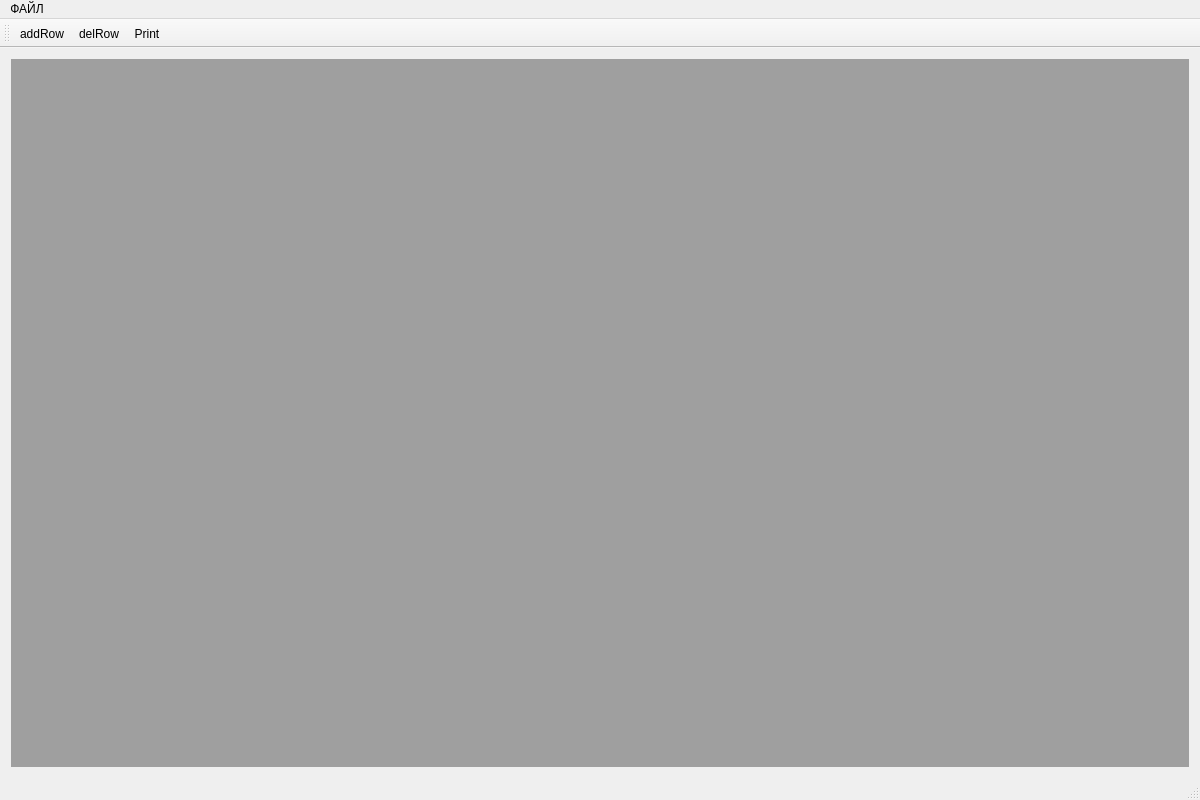
<?xml version="1.0" encoding="UTF-8"?>
<ui version="4.0">
 <class>MainWindow</class>
 <widget class="QMainWindow" name="MainWindow">
  <property name="windowModality">
   <enum>Qt::NonModal</enum>
  </property>
  <property name="geometry">
   <rect>
    <x>0</x>
    <y>0</y>
    <width>1200</width>
    <height>800</height>
   </rect>
  </property>
  <property name="minimumSize">
   <size>
    <width>1200</width>
    <height>800</height>
   </size>
  </property>
  <property name="windowTitle">
   <string>MainWindow</string>
  </property>
  <widget class="QWidget" name="centralWidget">
   <layout class="QHBoxLayout" name="horizontalLayout">
    <item>
     <widget class="QMdiArea" name="my_mdi">
      <property name="activationOrder">
       <enum>QMdiArea::CreationOrder</enum>
      </property>
     </widget>
    </item>
   </layout>
  </widget>
  <widget class="QMenuBar" name="menuBar">
   <property name="geometry">
    <rect>
     <x>0</x>
     <y>0</y>
     <width>1200</width>
     <height>20</height>
    </rect>
   </property>
   <widget class="QMenu" name="menu">
    <property name="title">
     <string>ФАЙЛ</string>
    </property>
    <addaction name="action_new"/>
    <addaction name="separator"/>
    <addaction name="action_open"/>
    <addaction name="separator"/>
    <addaction name="action_save"/>
    <addaction name="separator"/>
    <addaction name="action_save_as"/>
    <addaction name="separator"/>
    <addaction name="action_quit"/>
    <addaction name="separator"/>
   </widget>
   <addaction name="menu"/>
  </widget>
  <widget class="QToolBar" name="mainToolBar">
   <attribute name="toolBarArea">
    <enum>TopToolBarArea</enum>
   </attribute>
   <attribute name="toolBarBreak">
    <bool>false</bool>
   </attribute>
   <addaction name="addRow"/>
   <addaction name="actionDelRow"/>
   <addaction name="actionPrint"/>
  </widget>
  <widget class="QStatusBar" name="statusBar"/>
  <action name="action_new">
   <property name="text">
    <string>Новый</string>
   </property>
  </action>
  <action name="action_save">
   <property name="text">
    <string>Сохранить</string>
   </property>
  </action>
  <action name="action_save_as">
   <property name="text">
    <string>Сохранить как</string>
   </property>
  </action>
  <action name="action_open">
   <property name="text">
    <string>Открыть</string>
   </property>
  </action>
  <action name="action_quit">
   <property name="text">
    <string>Выход</string>
   </property>
  </action>
  <action name="addRow">
   <property name="icon">
    <iconset resource="res.qrc">
     <normaloff>:/img/img/edit-add_7002.ico</normaloff>:/img/img/edit-add_7002.ico</iconset>
   </property>
   <property name="text">
    <string>addRow</string>
   </property>
   <property name="toolTip">
    <string>Добавить строку</string>
   </property>
  </action>
  <action name="actionDelRow">
   <property name="icon">
    <iconset resource="res.qrc">
     <normaloff>:/img/img/error_1644.ico</normaloff>:/img/img/error_1644.ico</iconset>
   </property>
   <property name="text">
    <string>delRow</string>
   </property>
   <property name="toolTip">
    <string>удалить строку</string>
   </property>
  </action>
  <action name="actionPrint">
   <property name="icon">
    <iconset resource="res.qrc">
     <normaloff>:/img/img/printer_1094.ico</normaloff>:/img/img/printer_1094.ico</iconset>
   </property>
   <property name="text">
    <string>Print</string>
   </property>
   <property name="toolTip">
    <string>Печать</string>
   </property>
  </action>
 </widget>
 <layoutdefault spacing="6" margin="11"/>
 <resources>
  <include location="res.qrc"/>
 </resources>
 <connections/>
</ui>
